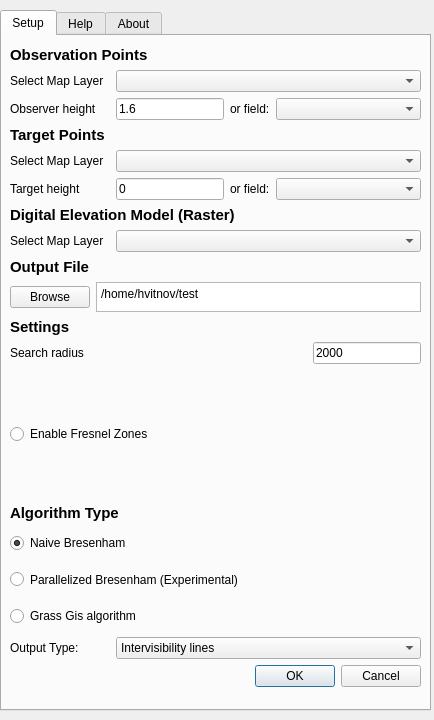
<?xml version="1.0" encoding="UTF-8"?>
<ui version="4.0">
 <class>AntennaIntervisibility</class>
 <widget class="QDialog" name="AntennaIntervisibility">
  <property name="geometry">
   <rect>
    <x>0</x>
    <y>0</y>
    <width>434</width>
    <height>720</height>
   </rect>
  </property>
  <property name="windowTitle">
   <string>Antenna Intervisibility</string>
  </property>
  <widget class="QTabWidget" name="tabWidget">
   <property name="geometry">
    <rect>
     <x>0</x>
     <y>10</y>
     <width>431</width>
     <height>701</height>
    </rect>
   </property>
   <property name="currentIndex">
    <number>0</number>
   </property>
   <widget class="QWidget" name="General_tab">
    <attribute name="title">
     <string>Setup</string>
    </attribute>
    <widget class="QWidget" name="layoutWidget">
     <property name="geometry">
      <rect>
       <x>8</x>
       <y>10</y>
       <width>411</width>
       <height>641</height>
      </rect>
     </property>
     <layout class="QVBoxLayout" name="verticalLayout_3">
      <item>
       <layout class="QVBoxLayout" name="verticalLayout_2">
        <item>
         <widget class="QLabel" name="DEM_label_2">
          <property name="sizePolicy">
           <sizepolicy hsizetype="Preferred" vsizetype="Maximum">
            <horstretch>0</horstretch>
            <verstretch>0</verstretch>
           </sizepolicy>
          </property>
          <property name="font">
           <font>
            <pointsize>11</pointsize>
            <weight>75</weight>
            <bold>true</bold>
           </font>
          </property>
          <property name="text">
           <string>Observation Points</string>
          </property>
          <property name="alignment">
           <set>Qt::AlignLeading|Qt::AlignLeft|Qt::AlignVCenter</set>
          </property>
         </widget>
        </item>
        <item>
         <layout class="QHBoxLayout" name="horizontalLayout_5">
          <item>
           <widget class="QLabel" name="label_6">
            <property name="sizePolicy">
             <sizepolicy hsizetype="Maximum" vsizetype="Preferred">
              <horstretch>0</horstretch>
              <verstretch>0</verstretch>
             </sizepolicy>
            </property>
            <property name="minimumSize">
             <size>
              <width>100</width>
              <height>0</height>
             </size>
            </property>
            <property name="text">
             <string>Select Map Layer</string>
            </property>
           </widget>
          </item>
          <item>
           <layout class="QHBoxLayout" name="horizontalLayout_6">
            <item>
             <widget class="QComboBox" name="cmbPoints">
              <property name="sizePolicy">
               <sizepolicy hsizetype="Preferred" vsizetype="Fixed">
                <horstretch>0</horstretch>
                <verstretch>0</verstretch>
               </sizepolicy>
              </property>
              <property name="editable">
               <bool>false</bool>
              </property>
             </widget>
            </item>
           </layout>
          </item>
         </layout>
        </item>
       </layout>
      </item>
      <item>
       <layout class="QHBoxLayout" name="horizontalLayout">
        <item>
         <widget class="QLabel" name="label_3">
          <property name="sizePolicy">
           <sizepolicy hsizetype="Maximum" vsizetype="Preferred">
            <horstretch>0</horstretch>
            <verstretch>0</verstretch>
           </sizepolicy>
          </property>
          <property name="minimumSize">
           <size>
            <width>100</width>
            <height>0</height>
           </size>
          </property>
          <property name="text">
           <string>Observer height</string>
          </property>
         </widget>
        </item>
        <item>
         <widget class="QLineEdit" name="txtObserver">
          <property name="sizePolicy">
           <sizepolicy hsizetype="Maximum" vsizetype="Fixed">
            <horstretch>0</horstretch>
            <verstretch>0</verstretch>
           </sizepolicy>
          </property>
          <property name="text">
           <string>1.6</string>
          </property>
         </widget>
        </item>
        <item>
         <widget class="QLabel" name="label_10">
          <property name="text">
           <string>or field:</string>
          </property>
         </widget>
        </item>
        <item>
         <widget class="QComboBox" name="cmbObsField">
          <property name="sizePolicy">
           <sizepolicy hsizetype="MinimumExpanding" vsizetype="Fixed">
            <horstretch>0</horstretch>
            <verstretch>0</verstretch>
           </sizepolicy>
          </property>
          <property name="editable">
           <bool>false</bool>
          </property>
         </widget>
        </item>
       </layout>
      </item>
      <item>
       <layout class="QVBoxLayout" name="verticalLayout">
        <item>
         <layout class="QVBoxLayout" name="verticalLayout_5">
          <item>
           <widget class="QLabel" name="DEM_label_3">
            <property name="sizePolicy">
             <sizepolicy hsizetype="Preferred" vsizetype="Maximum">
              <horstretch>0</horstretch>
              <verstretch>0</verstretch>
             </sizepolicy>
            </property>
            <property name="font">
             <font>
              <pointsize>11</pointsize>
              <weight>75</weight>
              <bold>true</bold>
             </font>
            </property>
            <property name="text">
             <string>Target Points</string>
            </property>
            <property name="alignment">
             <set>Qt::AlignLeading|Qt::AlignLeft|Qt::AlignVCenter</set>
            </property>
           </widget>
          </item>
          <item>
           <layout class="QHBoxLayout" name="horizontalLayout_7">
            <item>
             <widget class="QLabel" name="label_9">
              <property name="sizePolicy">
               <sizepolicy hsizetype="Maximum" vsizetype="Preferred">
                <horstretch>0</horstretch>
                <verstretch>0</verstretch>
               </sizepolicy>
              </property>
              <property name="minimumSize">
               <size>
                <width>100</width>
                <height>0</height>
               </size>
              </property>
              <property name="text">
               <string>Select Map Layer</string>
              </property>
             </widget>
            </item>
            <item>
             <layout class="QHBoxLayout" name="horizontalLayout_8">
              <item>
               <widget class="QComboBox" name="cmbPointsTarget">
                <property name="enabled">
                 <bool>true</bool>
                </property>
                <property name="editable">
                 <bool>false</bool>
                </property>
               </widget>
              </item>
             </layout>
            </item>
           </layout>
          </item>
          <item>
           <layout class="QHBoxLayout" name="horizontalLayout_9">
            <item>
             <widget class="QLabel" name="label_4">
              <property name="sizePolicy">
               <sizepolicy hsizetype="Maximum" vsizetype="Preferred">
                <horstretch>0</horstretch>
                <verstretch>0</verstretch>
               </sizepolicy>
              </property>
              <property name="minimumSize">
               <size>
                <width>100</width>
                <height>0</height>
               </size>
              </property>
              <property name="text">
               <string>Target height</string>
              </property>
             </widget>
            </item>
            <item>
             <widget class="QLineEdit" name="txtTarget">
              <property name="sizePolicy">
               <sizepolicy hsizetype="Maximum" vsizetype="Fixed">
                <horstretch>0</horstretch>
                <verstretch>0</verstretch>
               </sizepolicy>
              </property>
              <property name="text">
               <string>0</string>
              </property>
             </widget>
            </item>
            <item>
             <widget class="QLabel" name="label_11">
              <property name="text">
               <string>or field:</string>
              </property>
             </widget>
            </item>
            <item>
             <widget class="QComboBox" name="cmbTargetField">
              <property name="sizePolicy">
               <sizepolicy hsizetype="MinimumExpanding" vsizetype="Fixed">
                <horstretch>0</horstretch>
                <verstretch>0</verstretch>
               </sizepolicy>
              </property>
              <property name="editable">
               <bool>false</bool>
              </property>
             </widget>
            </item>
           </layout>
          </item>
         </layout>
        </item>
        <item>
         <widget class="QLabel" name="DEM_label">
          <property name="sizePolicy">
           <sizepolicy hsizetype="Preferred" vsizetype="Maximum">
            <horstretch>0</horstretch>
            <verstretch>0</verstretch>
           </sizepolicy>
          </property>
          <property name="font">
           <font>
            <pointsize>11</pointsize>
            <weight>75</weight>
            <bold>true</bold>
           </font>
          </property>
          <property name="text">
           <string>Digital Elevation Model (Raster)</string>
          </property>
          <property name="alignment">
           <set>Qt::AlignLeading|Qt::AlignLeft|Qt::AlignVCenter</set>
          </property>
         </widget>
        </item>
        <item>
         <layout class="QHBoxLayout" name="horizontalLayout_2">
          <item>
           <widget class="QLabel" name="label">
            <property name="sizePolicy">
             <sizepolicy hsizetype="Maximum" vsizetype="Preferred">
              <horstretch>0</horstretch>
              <verstretch>0</verstretch>
             </sizepolicy>
            </property>
            <property name="minimumSize">
             <size>
              <width>100</width>
              <height>0</height>
             </size>
            </property>
            <property name="text">
             <string>Select Map Layer</string>
            </property>
           </widget>
          </item>
          <item>
           <layout class="QHBoxLayout" name="horizontalLayout_4">
            <item>
             <widget class="QComboBox" name="cmbRaster"/>
            </item>
           </layout>
          </item>
         </layout>
        </item>
        <item>
         <layout class="QVBoxLayout" name="verticalLayout_6">
          <item>
           <widget class="QLabel" name="DEM_label_5">
            <property name="sizePolicy">
             <sizepolicy hsizetype="Preferred" vsizetype="Maximum">
              <horstretch>0</horstretch>
              <verstretch>0</verstretch>
             </sizepolicy>
            </property>
            <property name="font">
             <font>
              <pointsize>11</pointsize>
              <weight>75</weight>
              <bold>true</bold>
             </font>
            </property>
            <property name="text">
             <string>Output File</string>
            </property>
            <property name="alignment">
             <set>Qt::AlignLeading|Qt::AlignLeft|Qt::AlignVCenter</set>
            </property>
           </widget>
          </item>
          <item>
           <layout class="QHBoxLayout" name="horizontalLayout_19">
            <property name="spacing">
             <number>6</number>
            </property>
            <item>
             <layout class="QHBoxLayout" name="horizontalLayout_20">
              <item>
               <widget class="QPushButton" name="cmdBrowse">
                <property name="text">
                 <string>Browse</string>
                </property>
               </widget>
              </item>
              <item>
               <widget class="QPlainTextEdit" name="txtOutput">
                <property name="sizePolicy">
                 <sizepolicy hsizetype="Expanding" vsizetype="Ignored">
                  <horstretch>0</horstretch>
                  <verstretch>0</verstretch>
                 </sizepolicy>
                </property>
                <property name="maximumSize">
                 <size>
                  <width>16777215</width>
                  <height>30</height>
                 </size>
                </property>
                <property name="plainText">
                 <string>/home/hvitnov/test</string>
                </property>
               </widget>
              </item>
             </layout>
            </item>
           </layout>
          </item>
          <item>
           <widget class="QLabel" name="DEM_label_7">
            <property name="sizePolicy">
             <sizepolicy hsizetype="Preferred" vsizetype="Maximum">
              <horstretch>0</horstretch>
              <verstretch>0</verstretch>
             </sizepolicy>
            </property>
            <property name="font">
             <font>
              <pointsize>11</pointsize>
              <weight>75</weight>
              <bold>true</bold>
             </font>
            </property>
            <property name="text">
             <string>Settings</string>
            </property>
            <property name="alignment">
             <set>Qt::AlignLeading|Qt::AlignLeft|Qt::AlignVCenter</set>
            </property>
           </widget>
          </item>
          <item>
           <layout class="QHBoxLayout" name="horizontalLayout_3">
            <item>
             <widget class="QLabel" name="label_8">
              <property name="text">
               <string>Search radius</string>
              </property>
             </widget>
            </item>
            <item>
             <widget class="QLineEdit" name="txtRadius">
              <property name="sizePolicy">
               <sizepolicy hsizetype="Maximum" vsizetype="Fixed">
                <horstretch>0</horstretch>
                <verstretch>0</verstretch>
               </sizepolicy>
              </property>
              <property name="text">
               <string>2000</string>
              </property>
             </widget>
            </item>
           </layout>
          </item>
          <item>
           <layout class="QHBoxLayout" name="horizontalLayout_10">
            <item>
             <widget class="QRadioButton" name="checkBox_Fresnel">
              <property name="sizePolicy">
               <sizepolicy hsizetype="Minimum" vsizetype="Minimum">
                <horstretch>0</horstretch>
                <verstretch>0</verstretch>
               </sizepolicy>
              </property>
              <property name="text">
               <string>Enable Fresnel Zones</string>
              </property>
              <property name="checked">
               <bool>false</bool>
              </property>
              <property name="autoExclusive">
               <bool>false</bool>
              </property>
             </widget>
            </item>
           </layout>
          </item>
          <item>
           <layout class="QVBoxLayout" name="verticalLayout_4">
            <item>
             <widget class="QLabel" name="DEM_label_6">
              <property name="sizePolicy">
               <sizepolicy hsizetype="Preferred" vsizetype="Maximum">
                <horstretch>0</horstretch>
                <verstretch>0</verstretch>
               </sizepolicy>
              </property>
              <property name="font">
               <font>
                <pointsize>11</pointsize>
                <weight>75</weight>
                <bold>true</bold>
               </font>
              </property>
              <property name="text">
               <string>Algorithm Type</string>
              </property>
              <property name="alignment">
               <set>Qt::AlignLeading|Qt::AlignLeft|Qt::AlignVCenter</set>
              </property>
             </widget>
            </item>
            <item>
             <widget class="QRadioButton" name="chkIntervisibility_2">
              <property name="sizePolicy">
               <sizepolicy hsizetype="Minimum" vsizetype="Minimum">
                <horstretch>0</horstretch>
                <verstretch>0</verstretch>
               </sizepolicy>
              </property>
              <property name="text">
               <string>Naive Bresenham</string>
              </property>
              <property name="checked">
               <bool>true</bool>
              </property>
             </widget>
            </item>
            <item>
             <widget class="QRadioButton" name="chkIntervisibility_3">
              <property name="sizePolicy">
               <sizepolicy hsizetype="Minimum" vsizetype="Minimum">
                <horstretch>0</horstretch>
                <verstretch>0</verstretch>
               </sizepolicy>
              </property>
              <property name="text">
               <string>Parallelized Bresenham (Experimental)</string>
              </property>
              <property name="checked">
               <bool>false</bool>
              </property>
             </widget>
            </item>
            <item>
             <widget class="QRadioButton" name="chkIntervisibility">
              <property name="sizePolicy">
               <sizepolicy hsizetype="Minimum" vsizetype="Minimum">
                <horstretch>0</horstretch>
                <verstretch>0</verstretch>
               </sizepolicy>
              </property>
              <property name="text">
               <string>Grass Gis algorithm</string>
              </property>
              <property name="checked">
               <bool>false</bool>
              </property>
             </widget>
            </item>
           </layout>
          </item>
          <item>
           <layout class="QHBoxLayout" name="horizontalLayout_14">
            <item>
             <widget class="QLabel" name="label_13">
              <property name="sizePolicy">
               <sizepolicy hsizetype="Maximum" vsizetype="Preferred">
                <horstretch>0</horstretch>
                <verstretch>0</verstretch>
               </sizepolicy>
              </property>
              <property name="minimumSize">
               <size>
                <width>100</width>
                <height>0</height>
               </size>
              </property>
              <property name="text">
               <string>Output Type:</string>
              </property>
             </widget>
            </item>
            <item>
             <widget class="QComboBox" name="OutputTypeSelector">
              <property name="sizePolicy">
               <sizepolicy hsizetype="Preferred" vsizetype="Fixed">
                <horstretch>0</horstretch>
                <verstretch>0</verstretch>
               </sizepolicy>
              </property>
              <property name="editable">
               <bool>false</bool>
              </property>
              <item>
               <property name="text">
                <string>Intervisibility lines</string>
               </property>
              </item>
              <item>
               <property name="text">
                <string>Observer Connection index</string>
               </property>
              </item>
              <item>
               <property name="text">
                <string>Target Connections index</string>
               </property>
              </item>
             </widget>
            </item>
           </layout>
          </item>
         </layout>
        </item>
       </layout>
      </item>
      <item>
       <layout class="QHBoxLayout" name="horizontalLayout_13">
        <item>
         <widget class="QDialogButtonBox" name="buttonBox">
          <property name="orientation">
           <enum>Qt::Horizontal</enum>
          </property>
          <property name="standardButtons">
           <set>QDialogButtonBox::Cancel|QDialogButtonBox::Ok</set>
          </property>
         </widget>
        </item>
       </layout>
      </item>
     </layout>
    </widget>
    <zorder>chkIntervisibility_2</zorder>
    <zorder>chkIntervisibility</zorder>
    <zorder>layoutWidget</zorder>
    <zorder>layoutWidget</zorder>
   </widget>
   <widget class="QWidget" name="tab">
    <attribute name="title">
     <string>Help</string>
    </attribute>
    <widget class="QTextBrowser" name="textBrowser_2">
     <property name="geometry">
      <rect>
       <x>0</x>
       <y>0</y>
       <width>431</width>
       <height>641</height>
      </rect>
     </property>
     <property name="html">
      <string>&lt;!DOCTYPE HTML PUBLIC &quot;-//W3C//DTD HTML 4.0//EN&quot; &quot;http://www.w3.org/TR/REC-html40/strict.dtd&quot;&gt;
&lt;html&gt;&lt;head&gt;&lt;meta name=&quot;qrichtext&quot; content=&quot;1&quot; /&gt;&lt;style type=&quot;text/css&quot;&gt;
p, li { white-space: pre-wrap; }
&lt;/style&gt;&lt;/head&gt;&lt;body style=&quot; font-family:'Noto Sans'; font-size:9pt; font-weight:400; font-style:normal;&quot;&gt;
&lt;p style=&quot; margin-top:0px; margin-bottom:0px; margin-left:0px; margin-right:0px; -qt-block-indent:0; text-indent:0px;&quot;&gt;&lt;span style=&quot; font-family:'Ubuntu'; font-size:10pt; font-weight:600;&quot;&gt;Observer Points:&lt;/span&gt;&lt;span style=&quot; font-family:'Ubuntu'; font-size:10pt;&quot;&gt; A Vector layer containing points from which to measure intervisibility to targets&lt;/span&gt;&lt;/p&gt;
&lt;p style=&quot;-qt-paragraph-type:empty; margin-top:0px; margin-bottom:0px; margin-left:0px; margin-right:0px; -qt-block-indent:0; text-indent:0px; font-family:'Ubuntu'; font-size:10pt;&quot;&gt;&lt;br /&gt;&lt;/p&gt;
&lt;p style=&quot; margin-top:0px; margin-bottom:0px; margin-left:0px; margin-right:0px; -qt-block-indent:0; text-indent:0px;&quot;&gt;&lt;span style=&quot; font-family:'Ubuntu'; font-size:10pt; font-weight:600;&quot;&gt;Target Points:&lt;/span&gt;&lt;span style=&quot; font-family:'Ubuntu'; font-size:10pt;&quot;&gt; A Vector layer containing points from which to measure intervisibility to observers&lt;/span&gt;&lt;/p&gt;
&lt;p style=&quot;-qt-paragraph-type:empty; margin-top:0px; margin-bottom:0px; margin-left:0px; margin-right:0px; -qt-block-indent:0; text-indent:0px; font-family:'Ubuntu'; font-size:10pt;&quot;&gt;&lt;br /&gt;&lt;/p&gt;
&lt;p style=&quot; margin-top:0px; margin-bottom:0px; margin-left:0px; margin-right:0px; -qt-block-indent:0; text-indent:0px;&quot;&gt;&lt;span style=&quot; font-family:'Ubuntu'; font-size:10pt; font-weight:600;&quot;&gt;Digital Elevation Model:&lt;/span&gt;&lt;span style=&quot; font-family:'Ubuntu'; font-size:10pt;&quot;&gt; A raster layer representing a digital elevation model&lt;/span&gt;&lt;/p&gt;
&lt;p style=&quot;-qt-paragraph-type:empty; margin-top:0px; margin-bottom:0px; margin-left:0px; margin-right:0px; -qt-block-indent:0; text-indent:0px; font-family:'Ubuntu'; font-size:10pt;&quot;&gt;&lt;br /&gt;&lt;/p&gt;
&lt;p style=&quot; margin-top:0px; margin-bottom:0px; margin-left:0px; margin-right:0px; -qt-block-indent:0; text-indent:0px;&quot;&gt;&lt;span style=&quot; font-family:'Ubuntu'; font-size:10pt; font-weight:600;&quot;&gt;Options:&lt;/span&gt;&lt;span style=&quot; font-family:'Ubuntu'; font-size:10pt;&quot;&gt; &lt;/span&gt;&lt;/p&gt;
&lt;p style=&quot; margin-top:0px; margin-bottom:0px; margin-left:0px; margin-right:0px; -qt-block-indent:0; text-indent:0px;&quot;&gt;&lt;span style=&quot; font-family:'Ubuntu'; font-size:10pt;&quot;&gt;Radius: The furthest distance visible from observer (in map units)&lt;/span&gt;&lt;/p&gt;
&lt;p style=&quot; margin-top:0px; margin-bottom:0px; margin-left:0px; margin-right:0px; -qt-block-indent:0; text-indent:0px;&quot;&gt;&lt;span style=&quot; font-family:'Ubuntu'; font-size:10pt;&quot;&gt;Enable Fresnel Zones: Consider Fresnel (Radio propagation) Zones when meausuring intervisibility&lt;/span&gt;&lt;/p&gt;
&lt;p style=&quot; margin-top:12px; margin-bottom:12px; margin-left:0px; margin-right:0px; -qt-block-indent:0; text-indent:0px;&quot;&gt;&lt;span style=&quot; font-family:'Ubuntu'; font-size:10pt; font-weight:600;&quot;&gt;Output file:&lt;/span&gt;&lt;span style=&quot; font-family:'Ubuntu'; font-size:10pt;&quot;&gt;  A .shp file containing a field for highest as well as lowest points in polygons&lt;/span&gt;&lt;/p&gt;&lt;/body&gt;&lt;/html&gt;</string>
     </property>
    </widget>
   </widget>
   <widget class="QWidget" name="About_tab">
    <attribute name="title">
     <string>About</string>
    </attribute>
    <widget class="QTextBrowser" name="textBrowser">
     <property name="geometry">
      <rect>
       <x>0</x>
       <y>0</y>
       <width>431</width>
       <height>641</height>
      </rect>
     </property>
     <property name="focusPolicy">
      <enum>Qt::WheelFocus</enum>
     </property>
     <property name="html">
      <string>&lt;!DOCTYPE HTML PUBLIC &quot;-//W3C//DTD HTML 4.0//EN&quot; &quot;http://www.w3.org/TR/REC-html40/strict.dtd&quot;&gt;
&lt;html&gt;&lt;head&gt;&lt;meta name=&quot;qrichtext&quot; content=&quot;1&quot; /&gt;&lt;style type=&quot;text/css&quot;&gt;
p, li { white-space: pre-wrap; }
&lt;/style&gt;&lt;/head&gt;&lt;body style=&quot; font-family:'Noto Sans'; font-size:9pt; font-weight:400; font-style:normal;&quot;&gt;
&lt;p style=&quot;-qt-paragraph-type:empty; margin-top:0px; margin-bottom:0px; margin-left:0px; margin-right:0px; -qt-block-indent:0; text-indent:0px; font-family:'Ubuntu'; font-size:11pt;&quot;&gt;&lt;br /&gt;&lt;/p&gt;
&lt;p style=&quot; margin-top:0px; margin-bottom:0px; margin-left:0px; margin-right:0px; -qt-block-indent:0; text-indent:0px;&quot;&gt;&lt;span style=&quot; font-family:'Ubuntu'; font-size:12pt; font-weight:600;&quot;&gt;Version 1.0&lt;/span&gt;&lt;/p&gt;
&lt;p style=&quot; margin-top:0px; margin-bottom:0px; margin-left:0px; margin-right:0px; -qt-block-indent:0; text-indent:0px;&quot;&gt;&lt;span style=&quot; font-family:'Ubuntu'; font-size:11pt;&quot;&gt;Developed by Jakob Hvitnov, Roskilde Universitetscenter, Denmark&lt;/span&gt;&lt;/p&gt;
&lt;p style=&quot;-qt-paragraph-type:empty; margin-top:0px; margin-bottom:0px; margin-left:0px; margin-right:0px; -qt-block-indent:0; text-indent:0px; font-family:'Ubuntu'; font-size:11pt;&quot;&gt;&lt;br /&gt;&lt;/p&gt;
&lt;p style=&quot; margin-top:0px; margin-bottom:0px; margin-left:0px; margin-right:0px; -qt-block-indent:0; text-indent:0px;&quot;&gt;&lt;span style=&quot; font-family:'Ubuntu'; font-size:11pt;&quot;&gt;Intervisibility Algorithm 1 from &amp;quot;ViewshedAnalysis&amp;quot; plugin by Zoran Čučković&lt;/span&gt;&lt;/p&gt;&lt;/body&gt;&lt;/html&gt;</string>
     </property>
    </widget>
   </widget>
  </widget>
 </widget>
 <resources/>
 <connections>
  <connection>
   <sender>buttonBox</sender>
   <signal>accepted()</signal>
   <receiver>AntennaIntervisibility</receiver>
   <slot>accept()</slot>
   <hints>
    <hint type="sourcelabel">
     <x>260</x>
     <y>586</y>
    </hint>
    <hint type="destinationlabel">
     <x>157</x>
     <y>274</y>
    </hint>
   </hints>
  </connection>
  <connection>
   <sender>buttonBox</sender>
   <signal>rejected()</signal>
   <receiver>AntennaIntervisibility</receiver>
   <slot>reject()</slot>
   <hints>
    <hint type="sourcelabel">
     <x>316</x>
     <y>586</y>
    </hint>
    <hint type="destinationlabel">
     <x>286</x>
     <y>274</y>
    </hint>
   </hints>
  </connection>
 </connections>
</ui>
